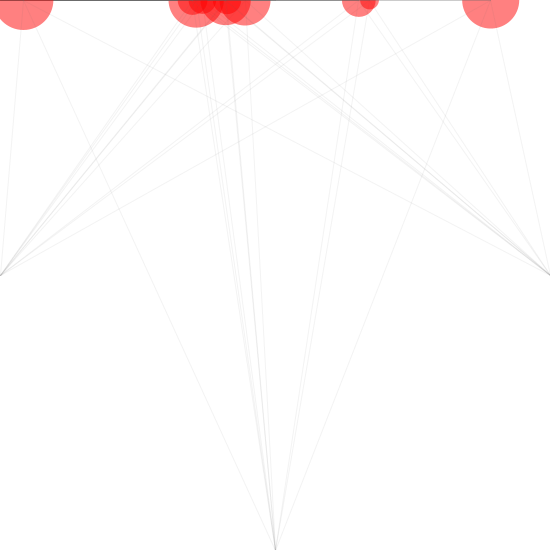
Frame 1 (no input)
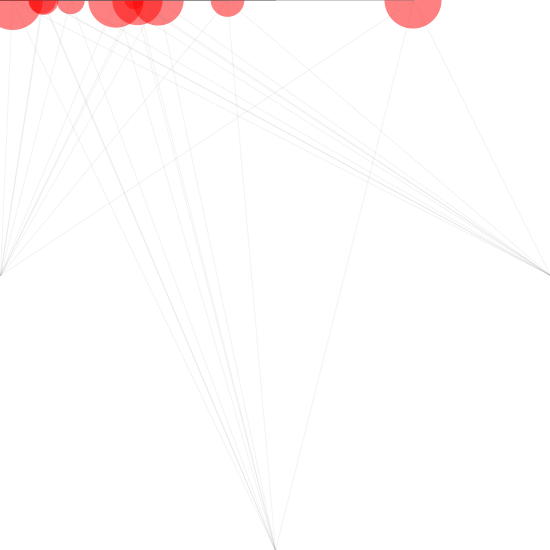
Frame 60 (the mouse pressed at the canvas centre just before this capture)
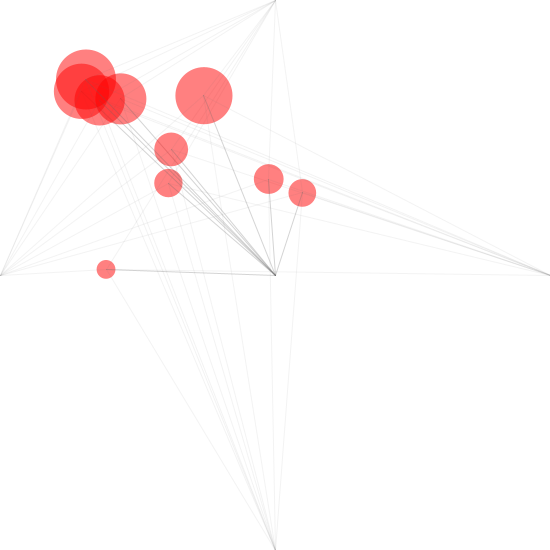
Frame 120 (the mouse held since frame 60 and released just before this capture)

The Processing sketch that drew these frames (run headless with seeded random() and noise(); from frame 60 on, the mouse is pressed at the canvas centre):

// Processing sketch: NOC_2_4_forces_friction
// ── NOC_2_4_forces_friction.pde
Mover[] movers = new Mover[10];

void setup() {
  size(550, 550);
  randomSeed(10);
  smooth();
  for (int i = 0; i < movers.length; i++) {
    movers[i] = new Mover(random(1, 4), random(width), 0);
  }

}

void draw() {
  background(255);

    PVector elastic = new PVector(0, 0);
    PVector elastic2 = new PVector(0, 0);

    for (int i = 0; i < movers.length; i++) {

      


    // When mouse is on the right side of the object, force object to the right direction.
    if (mouseX > movers[i].location.x){ 
    elastic = new PVector(0.2, 0); 
    
    // When mouse is on the left side of the object, force object to the left direction.
    }else if(mouseX < movers[i].location.x){
    elastic = new PVector(-0.2, 0);
    }
    
    // When mouse is under the object, force object to the downward direction.
    if (mouseY > movers[i].location.y){ 
    elastic2 = new PVector(0, 0.2); 
    
    // When mouse is above the object, force object to the upward direction.
    }else if(mouseY < movers[i].location.y){
    elastic2 = new PVector(0, -0.2);
    }
    
    
   
    PVector gravity = new PVector(0, 0.1*movers[i].mass);

    float c = 0.05;
    PVector friction = movers[i].velocity.get();
    friction.mult(-1); 
    friction.normalize();
    friction.mult(c);

    movers[i].applyForce(friction);
    movers[i].applyForce(elastic);
    movers[i].applyForce(elastic2);

    
    movers[i].update();
    movers[i].display();
    movers[i].checkEdges();
    
 

  }

  
}








// ── Mover.pde
class Mover {

  PVector location;
  PVector velocity;
  PVector acceleration;
  float mass;
  Mover(float m, float x , float y ) {
    mass = m;
    location = new PVector(x,y);
    velocity = new PVector(0,0);
    acceleration = new PVector(0,0);
  }
  
  void applyForce(PVector force) {
    PVector f = PVector.div(force,mass);
    acceleration.add(f);
  }
  
  void update() {
    velocity.add(acceleration);
    location.add(velocity);
    acceleration.mult(0);
  }

  void display() {

    noStroke();
    fill(255,0,0,127);
    
    ellipse(location.x,location.y,mass*16,mass*16);
    
    strokeWeight(1);
    stroke(100,100,100,70);
    
    // Draw line from mouse's position to ellipse's position
    line(location.x,location.y,mouseX,mouseY);  

    stroke(100,100,100,20);
    
    // Draw line from the corners to ellipse's position    
    line(location.x,location.y,0,height/2);
    line(location.x,location.y,width/2,0);
    line(location.x,location.y,width,height/2);
    line(location.x,location.y,width/2,height);

  }

  void checkEdges() {

    if (location.x > width) {
      location.x = width;
      velocity.x *= -1;
    } else if (location.x < 0) {
      location.x = 0;
      velocity.x *= -1;
    }

    if (location.y > height) {
      velocity.y *= -1;
      location.y = height;
    }
        if (location.y < 0) {
      velocity.y *= -1;
      location.y = 0;
    }


  }

}
